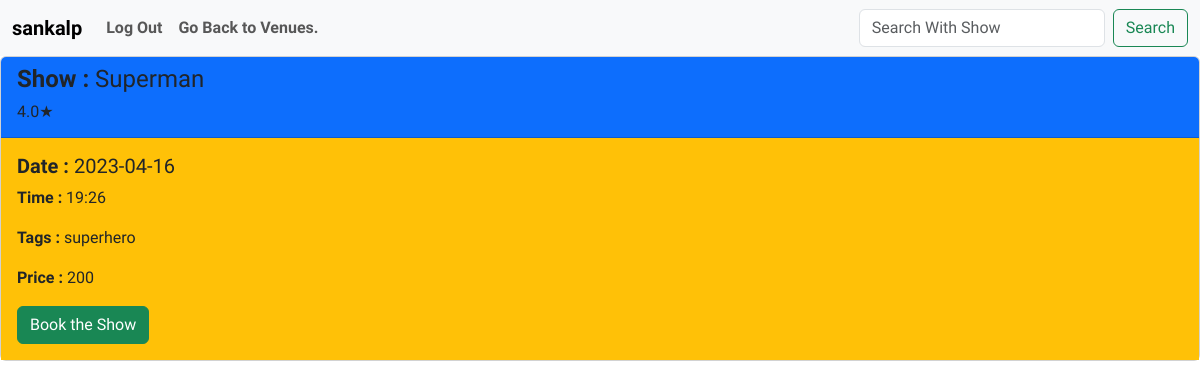
Page /1/5/show_list on the committed database.
### main.py (models this page shows)
class UserLogin(db.Model):
    __tablename__ = "user"
    user_id = db.Column(db.Integer , primary_key = True , autoincrement = True)
    user_name =  db.Column(db.String , nullable = False)
    user_mail =  db.Column(db.String , nullable = False)
    user_uname = db.Column(db.String , nullable = False)
    user_pass = db.Column(db.String , nullable = False)

class Shows(db.Model):
    __tablename__ = "shows"
    show_id = db.Column(db.Integer , primary_key = True , autoincrement = True)
    show_name = db.Column(db.String , nullable = False)
    show_venue = db.Column(db.Integer ,db.ForeignKey("venues.venue_id"))
    show_rating =  db.Column(db.Numeric , nullable = False)
    show_date=  db.Column(db.String , nullable = False)
    show_time = db.Column(db.String , nullable = False)
    show_tags =  db.Column(db.String , nullable = False)
    show_price =  db.Column(db.Integer , nullable = False)
    remaining_cap = db.Column(db.Integer)

### main.py (the view)
@app.route("/<user_id>/<venue_id>/show_list" , methods = ['GET' , 'POST'])
def show_list(user_id , venue_id):
    if request.method == "POST":
        param = request.form["search"]
        showList = Shows.query.filter_by(show_name = param).all()
        showList.reverse()
        user = UserLogin.query.filter_by(user_id = user_id).first()
        user_name = user.user_name
        return render_template("show_list.html" , user_id=user_id ,venue_id=venue_id, user_name = user_name ,shows = showList)
        return ["Search Param : ",param]
    else:
        showList = Shows.query.filter_by(show_venue =venue_id ).all()
        ven_name = Venues.query.filter_by(venue_id=venue_id).first().venue_name
        showList.reverse()
        user = UserLogin.query.filter_by(user_id = user_id).first()
        user_name = user.user_name
        return render_template("show_list.html" , user_id=user_id ,venue_id=venue_id, user_name = user_name ,shows = showList,venue_name = ven_name)

### templates/show_list.html (shortened to what this page needs)
<!DOCTYPE html>
<html lang="en">
<head>
    <link href="https://cdn.jsdelivr.net/npm/bootstrap@5.3.0-alpha1/dist/css/bootstrap.min.css" rel="stylesheet">
</head>
    <body>
        <nav class="navbar navbar-expand-xl navbar-light bg-light">
            <div class="container-fluid">
              <a class="navbar-brand" href="/{{user_id}}/user_profile"><strong>{{user_name}}</strong></a>
              <div class="collapse navbar-collapse show" id="navbarBasic">
                <ul class="navbar-nav me-auto mb-2 mb-xl-0">
                  <li class="nav-item">
                    <a class="nav-link" href="/log_out"><strong>Log Out</strong></a>
                  </li>
                  <li class="nav-item">
                    <a class="nav-link" href="/{{user_id}}/venue_list"><strong>Go Back to Venues.</strong></a>
                  </li>
                </ul>
                <form class="d-flex" method="post">
                  <input name="search" class="form-control me-2" type="search" placeholder="Search With Show" aria-label="Search">
                  <button class="btn btn-outline-success" type="submit">Search</button>
                </form>
              </div>
            </div>
          </nav>
        {% if shows %}
        <div>
            {% for show in shows %}
            <div class="card">
                <div class="card-header bg-primary">
                 <h4><strong>Show :</strong>  {{show.show_name}}  </h4>  <h6>{{show.show_rating|round(1)}}★</h6>
                </div>
                <div class="card-body bg-warning">
                  <h5 class="card-title"><strong>Date : </strong> {{show.show_date}}</h5>
                  <p class="card-text"><strong>Time :</strong>  {{show.show_time}}</p>
                  <p class="card-text"><strong>Tags :</strong>  {{show.show_tags}}</p>
                  <p class="card-text"><strong>Price :</strong>  {{show.show_price}}</p>
                  <a href="/{{user_id}}/{{venue_id}}/{{show.show_id}}/booking" class="btn btn-success">Book the Show</a>
                </div>
              </div>
              <br><br>
              {% endfor %}
          </div>
{% endif %}
</body>
</html>

### templates/show_list.html (style rules this page uses)
body, html { height: 100%; padding: 0; margin: 0; font-family: 'Sniglet', cursive; }

### rows in the picture
UserLogin: user_name "sankalp"
Shows: show_name "Superman", show_rating "4.0", show_date "2023-04-16", show_time "19:26", show_tags "superhero", show_price "200"
